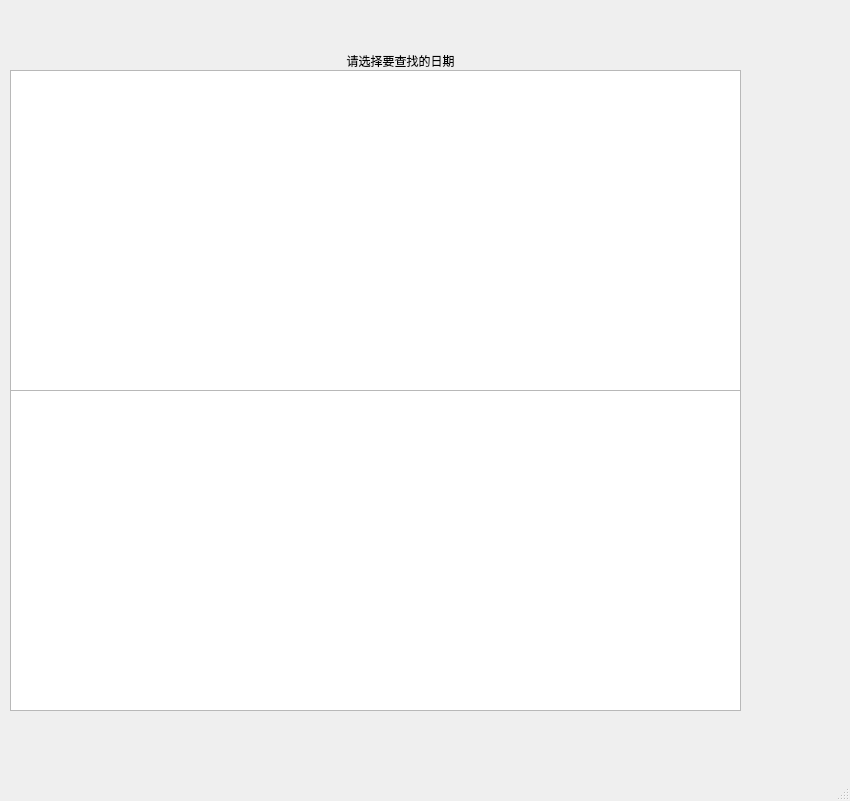
<?xml version="1.0" encoding="UTF-8"?>
<ui version="4.0">
 <class>Consume_Vip_Record</class>
 <widget class="QMainWindow" name="Consume_Vip_Record">
  <property name="geometry">
   <rect>
    <x>0</x>
    <y>0</y>
    <width>850</width>
    <height>801</height>
   </rect>
  </property>
  <property name="windowTitle">
   <string>MainWindow</string>
  </property>
  <widget class="QWidget" name="centralwidget">
   <widget class="QDateEdit" name="dateEdit">
    <property name="geometry">
     <rect>
      <x>220</x>
      <y>150</y>
      <width>181</width>
      <height>61</height>
     </rect>
    </property>
    <property name="date">
     <date>
      <year>2001</year>
      <month>1</month>
      <day>1</day>
     </date>
    </property>
   </widget>
   <widget class="QPushButton" name="pushButton_2">
    <property name="geometry">
     <rect>
      <x>450</x>
      <y>250</y>
      <width>101</width>
      <height>41</height>
     </rect>
    </property>
    <property name="text">
     <string>查找该月</string>
    </property>
   </widget>
   <widget class="QLabel" name="label">
    <property name="geometry">
     <rect>
      <x>70</x>
      <y>30</y>
      <width>661</width>
      <height>61</height>
     </rect>
    </property>
    <property name="text">
     <string>请选择要查找的日期</string>
    </property>
    <property name="alignment">
     <set>Qt::AlignCenter</set>
    </property>
   </widget>
   <widget class="QPushButton" name="pushButton_3">
    <property name="geometry">
     <rect>
      <x>450</x>
      <y>350</y>
      <width>101</width>
      <height>41</height>
     </rect>
    </property>
    <property name="text">
     <string>查找该年</string>
    </property>
   </widget>
   <widget class="QDateEdit" name="dateEdit_2">
    <property name="geometry">
     <rect>
      <x>220</x>
      <y>240</y>
      <width>181</width>
      <height>61</height>
     </rect>
    </property>
    <property name="displayFormat">
     <string>yyyy/M</string>
    </property>
   </widget>
   <widget class="QDateEdit" name="dateEdit_3">
    <property name="geometry">
     <rect>
      <x>220</x>
      <y>340</y>
      <width>181</width>
      <height>61</height>
     </rect>
    </property>
    <property name="displayFormat">
     <string>yyyy</string>
    </property>
    <property name="currentSectionIndex">
     <number>0</number>
    </property>
   </widget>
   <widget class="QPushButton" name="pushButton">
    <property name="geometry">
     <rect>
      <x>450</x>
      <y>160</y>
      <width>101</width>
      <height>41</height>
     </rect>
    </property>
    <property name="text">
     <string>查找该天</string>
    </property>
   </widget>
   <widget class="QTableWidget" name="qTableWidget1">
    <property name="geometry">
     <rect>
      <x>10</x>
      <y>70</y>
      <width>731</width>
      <height>321</height>
     </rect>
    </property>
   </widget>
   <widget class="QTableWidget" name="qTableWidget2">
    <property name="geometry">
     <rect>
      <x>10</x>
      <y>390</y>
      <width>731</width>
      <height>321</height>
     </rect>
    </property>
   </widget>
  </widget>
  <widget class="QMenuBar" name="menubar">
   <property name="geometry">
    <rect>
     <x>0</x>
     <y>0</y>
     <width>850</width>
     <height>17</height>
    </rect>
   </property>
  </widget>
  <widget class="QStatusBar" name="statusbar"/>
 </widget>
 <resources/>
 <connections/>
</ui>
